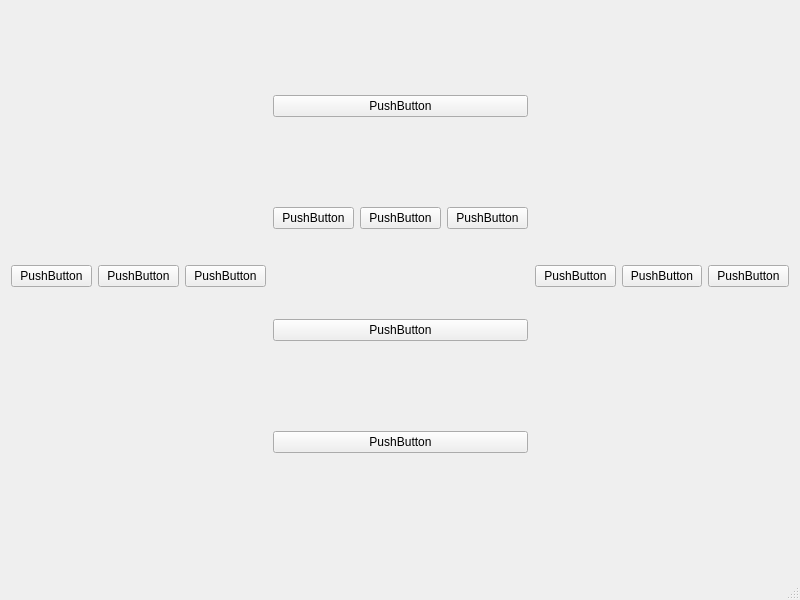
<?xml version="1.0" encoding="UTF-8"?>
<ui version="4.0">
 <class>MainWindow</class>
 <widget class="QMainWindow" name="MainWindow">
  <property name="geometry">
   <rect>
    <x>0</x>
    <y>0</y>
    <width>800</width>
    <height>600</height>
   </rect>
  </property>
  <property name="windowTitle">
   <string>MainWindow</string>
  </property>
  <widget class="QWidget" name="centralwidget">
   <widget class="QWidget" name="verticalLayoutWidget">
    <property name="geometry">
     <rect>
      <x>11</x>
      <y>11</y>
      <width>255</width>
      <height>530</height>
     </rect>
    </property>
    <layout class="QHBoxLayout" name="horizontalLayout_3">
     <item>
      <widget class="QPushButton" name="pushButton">
       <property name="text">
        <string>PushButton</string>
       </property>
      </widget>
     </item>
     <item>
      <widget class="QPushButton" name="pushButton_3">
       <property name="text">
        <string>PushButton</string>
       </property>
      </widget>
     </item>
     <item>
      <widget class="QPushButton" name="pushButton_2">
       <property name="text">
        <string>PushButton</string>
       </property>
      </widget>
     </item>
    </layout>
   </widget>
   <widget class="QWidget" name="horizontalLayoutWidget">
    <property name="geometry">
     <rect>
      <x>535</x>
      <y>11</y>
      <width>254</width>
      <height>530</height>
     </rect>
    </property>
    <layout class="QHBoxLayout" name="horizontalLayout">
     <item>
      <widget class="QPushButton" name="pushButton_6">
       <property name="text">
        <string>PushButton</string>
       </property>
      </widget>
     </item>
     <item>
      <widget class="QPushButton" name="pushButton_5">
       <property name="text">
        <string>PushButton</string>
       </property>
      </widget>
     </item>
     <item>
      <widget class="QPushButton" name="pushButton_4">
       <property name="text">
        <string>PushButton</string>
       </property>
      </widget>
     </item>
    </layout>
   </widget>
   <widget class="QWidget" name="verticalLayoutWidget_2">
    <property name="geometry">
     <rect>
      <x>273</x>
      <y>11</y>
      <width>255</width>
      <height>530</height>
     </rect>
    </property>
    <layout class="QVBoxLayout" name="verticalLayout_2">
     <item>
      <widget class="QPushButton" name="pushButton_8">
       <property name="text">
        <string>PushButton</string>
       </property>
      </widget>
     </item>
     <item>
      <layout class="QHBoxLayout" name="horizontalLayout_2">
       <item>
        <widget class="QPushButton" name="pushButton_11">
         <property name="text">
          <string>PushButton</string>
         </property>
        </widget>
       </item>
       <item>
        <widget class="QPushButton" name="pushButton_12">
         <property name="text">
          <string>PushButton</string>
         </property>
        </widget>
       </item>
       <item>
        <widget class="QPushButton" name="pushButton_10">
         <property name="text">
          <string>PushButton</string>
         </property>
        </widget>
       </item>
      </layout>
     </item>
     <item>
      <widget class="QPushButton" name="pushButton_9">
       <property name="text">
        <string>PushButton</string>
       </property>
      </widget>
     </item>
     <item>
      <widget class="QPushButton" name="pushButton_7">
       <property name="text">
        <string>PushButton</string>
       </property>
      </widget>
     </item>
    </layout>
   </widget>
  </widget>
  <widget class="QMenuBar" name="menubar">
   <property name="geometry">
    <rect>
     <x>0</x>
     <y>0</y>
     <width>800</width>
     <height>24</height>
    </rect>
   </property>
  </widget>
  <widget class="QStatusBar" name="statusbar"/>
 </widget>
 <resources/>
 <connections/>
</ui>
